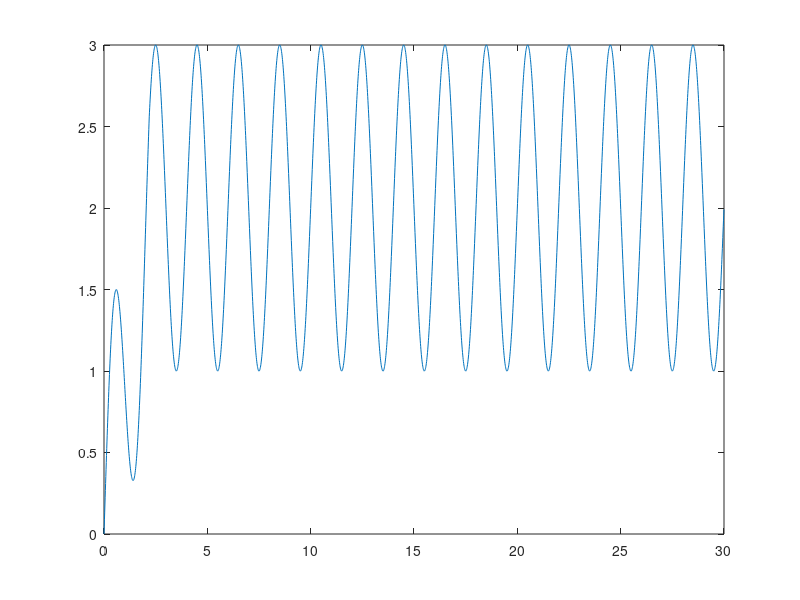

Write the MATLAB code that produced this figure.
%Create random trace to initialise AI learning
close all
clear all
endTime=30
timeStep=1.1/100;%0.01
delay=0 % Add 0 to end for creating delay data
Umax=1
Period=2;
pkg load signal
t=(0.0:timeStep:endTime-delay)';
%addedtime=(endTime-delay+timeStep:timeStep:endTime)';
%U=Umax.*(max(t)/2-abs((max(t)/2-t)))./max(t).*sin(2*pi/Period*t);

UWave=Umax.*sin(2*pi/Period*t);
% irregular waves
%U=-2*Umax/6*sin(2*pi/Period/1.2*t)+Umax/8*sin(2*pi/Period/0.7*t)+Umax/3*sin(2*pi/Period/2*t)+Umax/6*sin(2*pi/Period/1.*t);
UCurrent=ones(ceil(endTime/timeStep),1)*2;
for i=1:200
  UCurrent(i)=UCurrent(i)*t(i)/t(200);
end
U=UWave+UCurrent;
%U=[U; zeros(size(addedtime))];
%t=[t; addedtime];

plot(U);
U=num2cell(U);
t=num2cell(t);
Output=[cell2mat(t),cell2mat(U),zeros(size(cell2mat(U))),zeros(size(cell2mat(U))) ];
plot(cell2mat(t),cell2mat(U))
fid = fopen('Wavemaker.dat', 'w');
fprintf(fid,'%i\n', size(t,1));
fprintf(fid,'(\n')
fprintf(fid,'(%f ( %f %f %f ))\n',Output' )
fprintf(fid,')\n')
fclose(fid)
save('-V7','Initialwavemakerinput.mat','t','U')